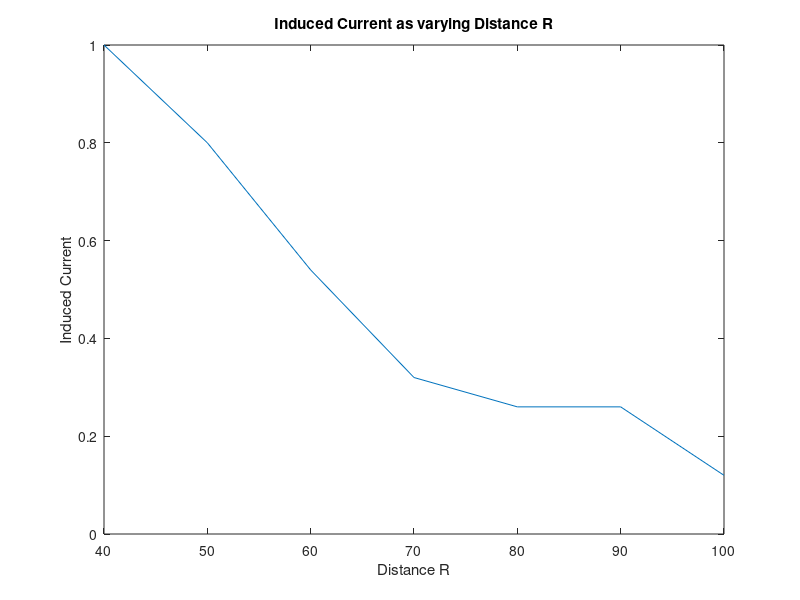
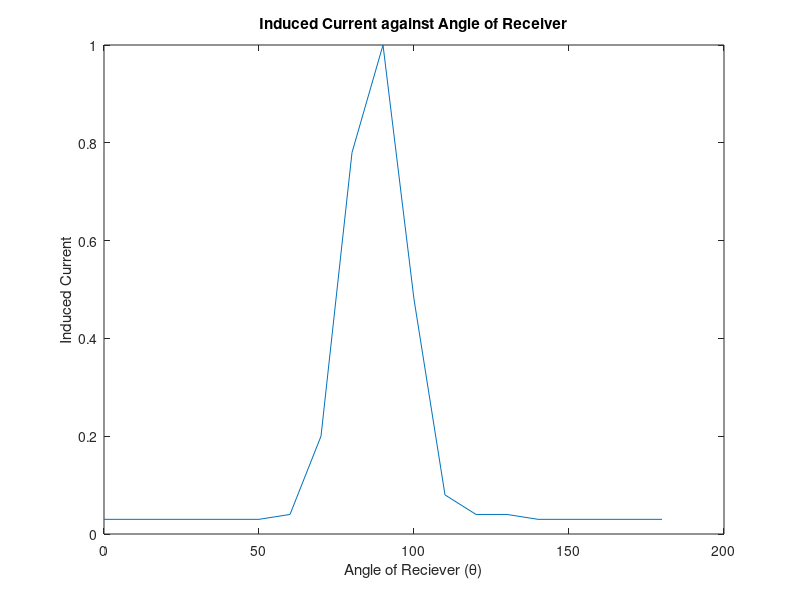

The MATLAB source for these figures, in order:
clear all;
close all;

% E = I/R^2
% I = I/R^2
% Experiment 1a

% Section 4
% Table 1.1 contained within R, M,MR and MRSquared
% Intensity Dial set to , dial at 180 degrees
% M is recorded Data

R = 40:10:100;
M =[1,0.8,0.54,0.32,0.26,0.26,0.12];
MR = M.*R;
MRSquared = M.*(R.^2);
figure(1);
plot(R,M);
xlabel('Distance R');
ylabel('Induced Current');
title('Induced Current as varying Distance R');

% Section 5
% Set R to value between 70cm and 90cm (80cm)
% Gradually Trends upwards with a sinusoidal variation 
% With the value of 1.4

% Section 6
% Set R to value between 50 and 90 cm (70cm)
% Gradually Trends upwards with a sinusoidal variation
% Possible interference?

% Section 7
% R is set to 50cm
% Intensity when angle of polarisation is 0 degrees
% is 0.5 and varies downward to 0 with cos^2 as the angle
%  of polarisation approaches 90 degrees
% this then increases as the polarisation angle is
% set to 180.
% This result is replicated when the transmitter is 
% rotated instead of the receiver

% Section 8 
% R is set to ~ 45cm

degrees = 0:10:180;
inducedCurrent =[0.03,0.03,0.03,0.03,0.03,0.03,0.04,0.20,0.78,1,0.48,0.08,0.04,0.04,0.03,0.03,0.03,0.03,0.03];
figure(2);
plot(degrees,inducedCurrent);
title('Induced Current against Angle of Receiver');
xlabel('Angle of Reciever ({\theta})');
ylabel('Induced Current');




